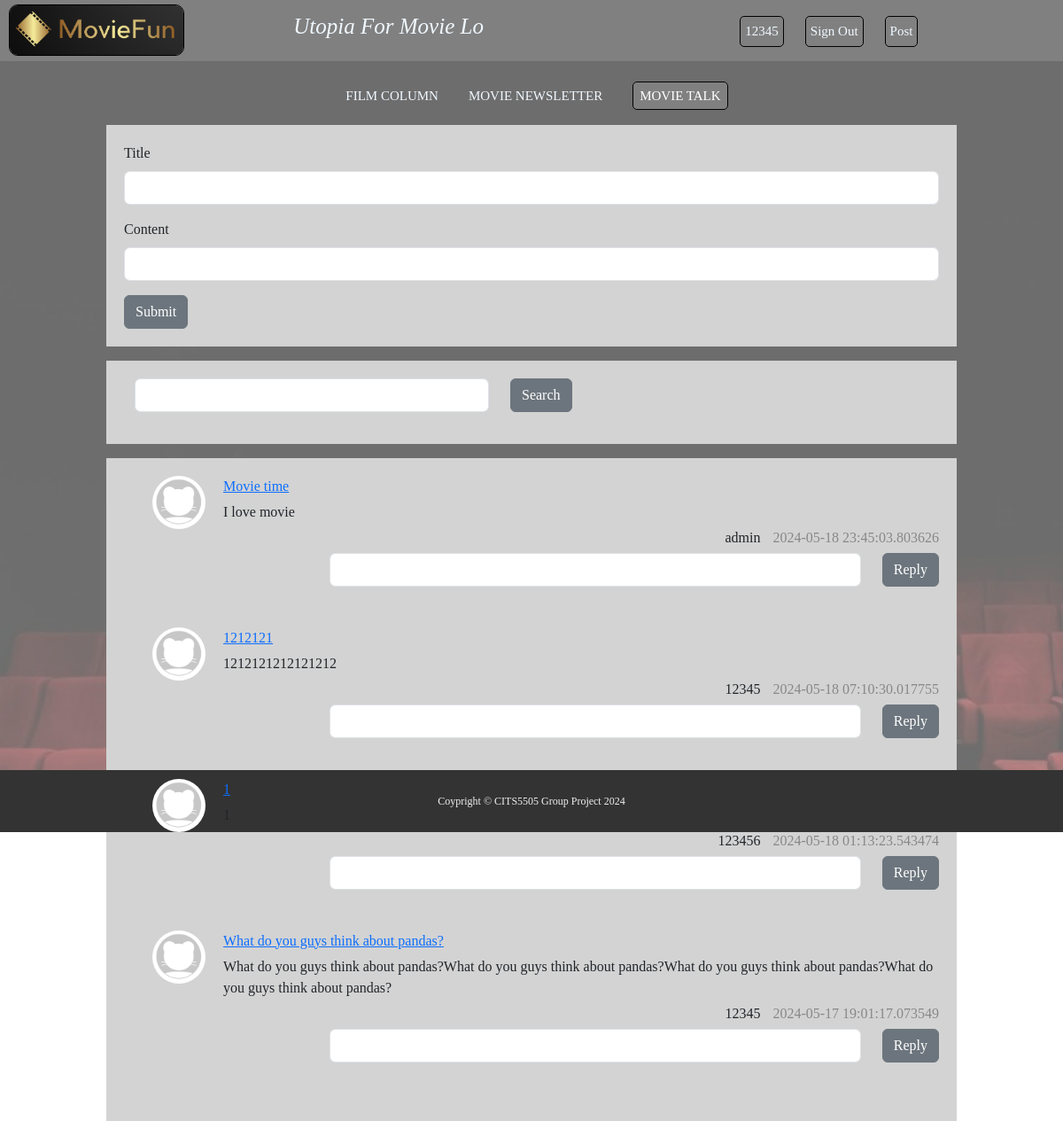
The page /qa/mt (signed in) on the database its author committed.
### models.py (models this page shows)
class UserModel(db.Model):
    __tablename__ = "user"
    id = db.Column(db.Integer, primary_key=True, autoincrement=True)
    username = db.Column(db.String(20), nullable=False)
    password = db.Column(db.String(25), nullable=False)
    email = db.Column(db.String(50), nullable=False, unique=True)

class QuestionModel(db.Model):
    __tablename__ = "question"
    id = db.Column(db.Integer, primary_key=True, autoincrement=True)
    title = db.Column(db.String(100), nullable=False)
    content = db.Column(db.Text, nullable=False)
    create_time = db.Column(db.DateTime, default=datetime.now)
    author_id = db.Column(db.Integer, db.ForeignKey("user.id"))
    author = db.relationship(UserModel, backref="questions")

### blueprints/qa.py (the view)
@bp.route("/mt")
def index():
    questions = QuestionModel.query.order_by(QuestionModel.create_time.desc()).all()
    return render_template("movieTalk.html", questions=questions)

### app.py (called while the page is built)
@app.before_request
def my_before_request():
    user_id = session.get("user_id")
    if user_id:
        user = UserModel.query.get(user_id)
        setattr(g, "user", user)
    else:
        setattr(g, "user", None)

@app.context_processor
def my_context_processor():
    return {"user": g.user}

### templates/movieTalk.html (shortened to what this page needs)
{% extends "base.html"%}
{% block head %}
<link rel="stylesheet" type="text/css" href="{{ url_for('static', filename='css/talk-styles.css') }}">
{% endblock %}
{% block body %}
<div class="homeBody">
  <div id="nav">
    <ul>
      <li><a class="navLink" href="filmColumn.html">FILM COLUMN</a></li>
      <li><a class="navLink" href="movieNews.html">MOVIE NEWSLETTER</a></li>
      <li><a class="navLink" href="{{ url_for('movie_talk') }}" id="selfPage">MOVIE TALK</a></li>
    </ul>
  </div>
  <form class="content" action="/movieTalk" method="post">
    <div class="mb-3">
      <label for="title" class="form-label">Title</label>
      <input type="text" class="form-control" id="title" name="title" aria-describedby="title">
    </div>
    <div class="mb-3">
      <label for="content" class="form-label">Content</label>
      <input type="text" class="form-control" id="content1" name="content">
    </div>
    <button type="submit" class="btn btn-secondary">Submit</button>
  </form>
  <form class="row content" method="get" action="/movieTalk">
    <div class="col-auto">
      <input type="text" class="form-control" id="search" name="search" placeholder="" style="width: 400px">
    </div>
    <div class="col-auto">
      <button type="submit" class="btn btn-secondary mb-3">Search</button>
    </div>
  </form>
  <div class="content">
    <ul class="post">
      {% for question in questions %}
      <li>
        <div class="side-post">
          <img class="avator" src="{{ url_for('static', filename='jpg/avatar.jpeg')}}" alt="">
        </div>
        <div class="question-main">
          <div><a href="{{ url_for('qa.qa_detail', qa_id=question.id)}}">{{ question.title }}</a></div>
          <div>{{ question.content }}</div>
          <div class="question-info">
            <span class="question-author">{{ question.author.username }}</span>
            <span class="question-time">{{ question.create_time }}</span>
          </div>
          <div style="display:flex;align-items: center">
            <form class="row" method="post" action="/reply" style="margin-left: auto">
              <div class="col-auto">
                <input type="text" class="form-control" id="content" name="content" placeholder=""
                  style="width: 600px">
              </div>
              <div class="col-auto">
                <button type="submit" class="btn btn-secondary mb-3">Reply</button>
              </div>
            </form>
          </div>
        </div>
      </li>
      {% endfor %}
    </ul>
  </div>
</div>
{% endblock %}

### templates/base.html (shortened to what this page needs)
<!DOCTYPE html>
<html lang="en">
<head>
  <link href="https://cdn.jsdelivr.net/npm/bootstrap@5.3.3/dist/css/bootstrap.min.css" rel="stylesheet"
>
  <link rel="stylesheet" type="text/css" href="{{url_for('static', filename="css/index-styles.css" )}}">
  {% block head %} {% endblock%}
</head>
<body>
  <nav id="container">
    <div id="logo" class="col-md-8">
      <img src="{{ url_for('static', filename='jpg/logo.png') }}" alt="ForumLogo" id="ForumLogo">
      <p id="headP"></p>
    </div>
    <div id="login" class="col-md-4">
      <ul>
        {% if user %}
        <li><span class="logLink">{{ user.username}}</span></li>
        <li><a class="logLink" href="{{ url_for('auth.logout')}}">Sign Out</a></li>
        {% else %}
        <li><a class="logLink" href="{{ url_for('auth.login')}}">Log In</a></li>
        <li><a class="logLink" href="{{ url_for('auth.register')}}">Register</a></li>
        {% endif %}
        <li><a class="logLink" href="{{ url_for('qa.post')}}">Post</a></li>
      </ul>
    </div>
  </nav>
  {% block body %}
  {% endblock %}
  <footer>
    <div id="copyright">
      <p>
        Coypright © CITS5505 Group Project 2024
      </p>
    </div>
  </footer>
</body>
</html>

### static/css/index-styles.css (style rules this page uses)
* { margin: 0; padding: 0; box-sizing: border-box; font-family: Cambria, Cochin, Georgia, Times, "Times New Roman", serif; }
#container { background-color: grey; display: flex; flex-direction: row; padding-left: 10px; }
#logo { display: inline-block; margin: auto 0px; }
#ForumLogo { display: inline-block; width: 25%; height: auto; border: 1px solid black; border-radius: 10px; }
#headP { display: inline-block; font-size: 25px; font-style: italic; margin-left: 15%; color: aliceblue; }
#container ul { text-align: justify; }
#container li { display: inline-block; text-align: right; margin-right: 20px; border: 1px solid black; margin-top: 5%; border-radius: 5px; padding: 5px; font-size: 15px; font-family: "Roboto", sans-serif; }
.logLink { text-decoration: none; color: aliceblue; }
.homeBody { background-image: url("../jpg/bgimg.png"); background-attachment: fixed; background-size: cover; height: 800px; }
#nav ul { text-align: center; }
#nav li { display: inline-block; text-align: center; margin-right: 20px; margin-top: 2%; padding: 5px; font-size: 15px; font-family: "Roboto", sans-serif; }
.navLink { text-decoration: none; color: aliceblue; }
footer { padding-top: 10px; }
#copyright { margin-top: -10px; background-color: #333333; color: #f0f0f0; text-align: center; height: 70px; line-height: 70px; font-size: 12px; }

### static/css/talk-styles.css (style rules this page uses)
#nav ul { text-align: center; }
#nav li { display: inline-block; text-align: center; margin-right: 20px; margin-top: 2%; padding: 5px; font-size: 15px; font-family: "Roboto", sans-serif; }
.navLink { text-decoration: none; color: aliceblue; }
#selfPage { border: 1px solid black; border-radius: 5px; color: white; background-color: gray; padding: 7px; }
.content { width: 80%; margin: 0 auto; background-color: lightgrey; padding: 20px; margin-top: 16px; }
.content { list-style-type: none; }
.post li { display: flex; margin-bottom: 20px; }
.side-post { margin-right: 20px; }
.avator { width: 60px; height: 60px; border-radius: 50%; }
.question-main { flex-grow: 1; }
.question-main div { margin-bottom: 5px; }
.question-author { margin-right: 10px; }
.question-time { color: #888; }
.question-info { text-align: right; }

### rows shown on the page
UserModel: username "12345"
QuestionModel: title "Movie time", content "I love movie", author.username "admin", create_time "2024-05-18 23:45:03.803626"
QuestionModel: title "1212121", content "1212121212121212", author.username "12345", create_time "2024-05-18 07:10:30.017755"
QuestionModel: title "1", author.username "123456", create_time "2024-05-18 01:13:23.543474"
QuestionModel: title "What do you guys think about pandas?", content "What do you guys think about pandas?What do you guys think about pandas?What do you guys think about pandas?What do you guys think about pandas?", author.username "12345", create_time "2024-05-17 19:01:17.073549"
